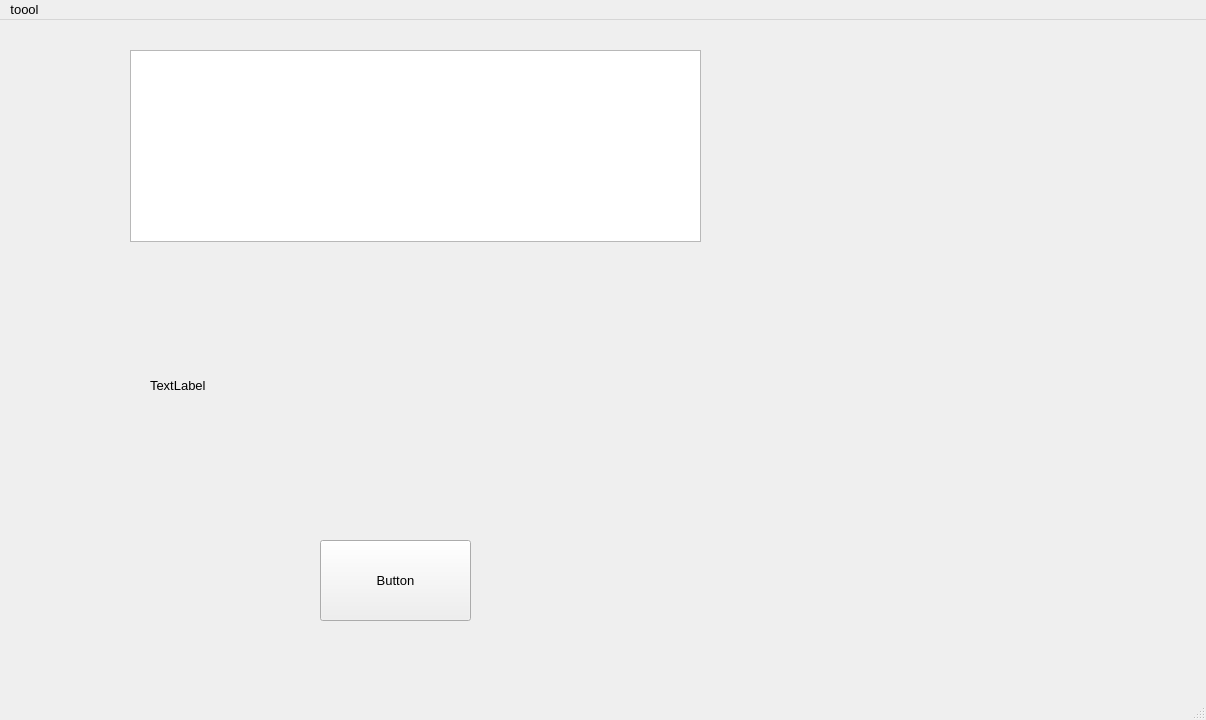
<?xml version="1.0" encoding="UTF-8"?>
<ui version="4.0">
 <class>MainWindow</class>
 <widget class="QMainWindow" name="MainWindow">
  <property name="geometry">
   <rect>
    <x>0</x>
    <y>0</y>
    <width>1206</width>
    <height>720</height>
   </rect>
  </property>
  <property name="font">
   <font>
    <pointsize>10</pointsize>
   </font>
  </property>
  <property name="windowTitle">
   <string>MainWindow</string>
  </property>
  <widget class="QWidget" name="centralwidget">
   <widget class="QPushButton" name="button">
    <property name="geometry">
     <rect>
      <x>320</x>
      <y>520</y>
      <width>151</width>
      <height>81</height>
     </rect>
    </property>
    <property name="text">
     <string>Button</string>
    </property>
   </widget>
   <widget class="QListWidget" name="listWidget">
    <property name="geometry">
     <rect>
      <x>130</x>
      <y>30</y>
      <width>571</width>
      <height>192</height>
     </rect>
    </property>
   </widget>
   <widget class="QLabel" name="label">
    <property name="geometry">
     <rect>
      <x>150</x>
      <y>300</y>
      <width>511</width>
      <height>131</height>
     </rect>
    </property>
    <property name="text">
     <string>TextLabel</string>
    </property>
   </widget>
  </widget>
  <widget class="QMenuBar" name="menubar">
   <property name="geometry">
    <rect>
     <x>0</x>
     <y>0</y>
     <width>1206</width>
     <height>21</height>
    </rect>
   </property>
   <widget class="QMenu" name="menutoool">
    <property name="title">
     <string>toool</string>
    </property>
    <addaction name="actionvcl"/>
    <addaction name="actionvcl2"/>
    <addaction name="actionvcl3"/>
   </widget>
   <addaction name="menutoool"/>
  </widget>
  <widget class="QStatusBar" name="statusbar"/>
  <action name="actionvcl">
   <property name="text">
    <string>vcl</string>
   </property>
  </action>
  <action name="actionvcl2">
   <property name="text">
    <string>vcl2</string>
   </property>
  </action>
  <action name="actionvcl3">
   <property name="text">
    <string>vcl3</string>
   </property>
  </action>
 </widget>
 <resources/>
 <connections/>
</ui>
